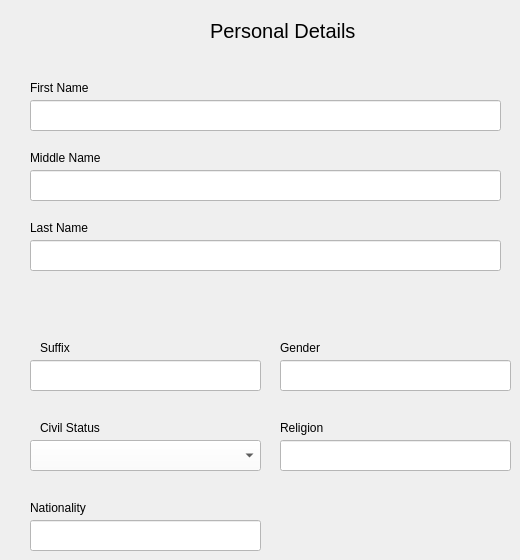
            <widget class="QWidget" name="page_14">
             <widget class="QLabel" name="label_47">
              <property name="geometry">
               <rect>
                <x>210</x>
                <y>20</y>
                <width>151</width>
                <height>21</height>
               </rect>
              </property>
              <property name="font">
               <font>
                <pointsize>15</pointsize>
               </font>
              </property>
              <property name="text">
               <string>Personal Details</string>
              </property>
             </widget>
             <widget class="QLabel" name="label_48">
              <property name="geometry">
               <rect>
                <x>30</x>
                <y>80</y>
                <width>61</width>
                <height>16</height>
               </rect>
              </property>
              <property name="text">
               <string>First Name</string>
              </property>
             </widget>
             <widget class="QLineEdit" name="lineEdit_5">
              <property name="geometry">
               <rect>
                <x>30</x>
                <y>100</y>
                <width>471</width>
                <height>31</height>
               </rect>
              </property>
              <property name="styleSheet">
               <string notr="true">
background-color: rgb(255, 255, 255);</string>
              </property>
             </widget>
             <widget class="QLineEdit" name="lineEdit_6">
              <property name="geometry">
               <rect>
                <x>30</x>
                <y>170</y>
                <width>471</width>
                <height>31</height>
               </rect>
              </property>
              <property name="styleSheet">
               <string notr="true">
background-color: rgb(255, 255, 255);</string>
              </property>
             </widget>
             <widget class="QLabel" name="label_49">
              <property name="geometry">
               <rect>
                <x>30</x>
                <y>150</y>
                <width>81</width>
                <height>16</height>
               </rect>
              </property>
              <property name="text">
               <string>Middle Name</string>
              </property>
             </widget>
             <widget class="QLineEdit" name="lineEdit_7">
              <property name="geometry">
               <rect>
                <x>30</x>
                <y>240</y>
                <width>471</width>
                <height>31</height>
               </rect>
              </property>
              <property name="styleSheet">
               <string notr="true">
background-color: rgb(255, 255, 255);</string>
              </property>
             </widget>
             <widget class="QLabel" name="label_50">
              <property name="geometry">
               <rect>
                <x>30</x>
                <y>220</y>
                <width>81</width>
                <height>16</height>
               </rect>
              </property>
              <property name="text">
               <string>Last Name</string>
              </property>
             </widget>
             <widget class="QLineEdit" name="lineEdit_8">
              <property name="geometry">
               <rect>
                <x>30</x>
                <y>360</y>
                <width>231</width>
                <height>31</height>
               </rect>
              </property>
              <property name="styleSheet">
               <string notr="true">
background-color: rgb(255, 255, 255);</string>
              </property>
             </widget>
             <widget class="QLabel" name="label_51">
              <property name="geometry">
               <rect>
                <x>40</x>
                <y>340</y>
                <width>49</width>
                <height>16</height>
               </rect>
              </property>
              <property name="text">
               <string>Suffix</string>
              </property>
             </widget>
             <widget class="QLineEdit" name="lineEdit_9">
              <property name="geometry">
               <rect>
                <x>280</x>
                <y>360</y>
                <width>231</width>
                <height>31</height>
               </rect>
              </property>
              <property name="styleSheet">
               <string notr="true">
background-color: rgb(255, 255, 255);</string>
              </property>
             </widget>
             <widget class="QLabel" name="label_52">
              <property name="geometry">
               <rect>
                <x>280</x>
                <y>340</y>
                <width>49</width>
                <height>16</height>
               </rect>
              </property>
              <property name="text">
               <string>Gender</string>
              </property>
             </widget>
             <widget class="QComboBox" name="comboBox_5">
              <property name="geometry">
               <rect>
                <x>30</x>
                <y>440</y>
                <width>231</width>
                <height>31</height>
               </rect>
              </property>
              <property name="styleSheet">
               <string notr="true">background-color: rgb(255, 255, 255);</string>
              </property>
             </widget>
             <widget class="QLabel" name="label_53">
              <property name="geometry">
               <rect>
                <x>40</x>
                <y>420</y>
                <width>61</width>
                <height>16</height>
               </rect>
              </property>
              <property name="text">
               <string>Civil Status</string>
              </property>
             </widget>
             <widget class="QLineEdit" name="lineEdit_10">
              <property name="geometry">
               <rect>
                <x>280</x>
                <y>440</y>
                <width>231</width>
                <height>31</height>
               </rect>
              </property>
              <property name="styleSheet">
               <string notr="true">
background-color: rgb(255, 255, 255);</string>
              </property>
             </widget>
             <widget class="QLabel" name="label_54">
              <property name="geometry">
               <rect>
                <x>280</x>
                <y>420</y>
                <width>49</width>
                <height>16</height>
               </rect>
              </property>
              <property name="text">
               <string>Religion</string>
              </property>
             </widget>
             <widget class="QLineEdit" name="lineEdit_11">
              <property name="geometry">
               <rect>
                <x>30</x>
                <y>520</y>
                <width>231</width>
                <height>31</height>
               </rect>
              </property>
              <property name="styleSheet">
               <string notr="true">
background-color: rgb(255, 255, 255);</string>
              </property>
             </widget>
             <widget class="QLabel" name="label_55">
              <property name="geometry">
               <rect>
                <x>30</x>
                <y>500</y>
                <width>61</width>
                <height>16</height>
               </rect>
              </property>
              <property name="text">
               <string>Nationality</string>
              </property>
             </widget>
            </widget>
